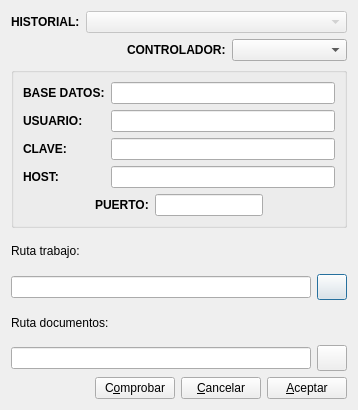
<?xml version="1.0" encoding="UTF-8"?>
<ui version="4.0">
 <author>José Manuel Díez Botella</author>
 <class>conex_rutas</class>
 <widget class="QDialog" name="conex_rutas">
  <property name="geometry">
   <rect>
    <x>0</x>
    <y>0</y>
    <width>358</width>
    <height>410</height>
   </rect>
  </property>
  <property name="windowTitle">
   <string>Conexión con base de datos</string>
  </property>
  <layout class="QVBoxLayout" name="verticalLayout_3">
   <item>
    <layout class="QHBoxLayout">
     <property name="spacing">
      <number>6</number>
     </property>
     <property name="leftMargin">
      <number>0</number>
     </property>
     <property name="topMargin">
      <number>0</number>
     </property>
     <property name="rightMargin">
      <number>0</number>
     </property>
     <property name="bottomMargin">
      <number>0</number>
     </property>
     <item>
      <widget class="QLabel" name="label">
       <property name="font">
        <font>
         <weight>75</weight>
         <bold>true</bold>
        </font>
       </property>
       <property name="text">
        <string>HISTORIAL:</string>
       </property>
      </widget>
     </item>
     <item>
      <widget class="QComboBox" name="bdcomboBox">
       <property name="enabled">
        <bool>false</bool>
       </property>
       <property name="sizePolicy">
        <sizepolicy hsizetype="Expanding" vsizetype="Fixed">
         <horstretch>0</horstretch>
         <verstretch>0</verstretch>
        </sizepolicy>
       </property>
      </widget>
     </item>
    </layout>
   </item>
   <item>
    <layout class="QHBoxLayout">
     <property name="spacing">
      <number>6</number>
     </property>
     <property name="leftMargin">
      <number>0</number>
     </property>
     <property name="topMargin">
      <number>0</number>
     </property>
     <property name="rightMargin">
      <number>0</number>
     </property>
     <property name="bottomMargin">
      <number>0</number>
     </property>
     <item>
      <spacer>
       <property name="orientation">
        <enum>Qt::Horizontal</enum>
       </property>
       <property name="sizeHint" stdset="0">
        <size>
         <width>40</width>
         <height>20</height>
        </size>
       </property>
      </spacer>
     </item>
     <item>
      <widget class="QLabel" name="label_6">
       <property name="font">
        <font>
         <weight>75</weight>
         <bold>true</bold>
        </font>
       </property>
       <property name="text">
        <string>CONTROLADOR:</string>
       </property>
      </widget>
     </item>
     <item>
      <widget class="QComboBox" name="controladorcomboBox">
       <property name="sizePolicy">
        <sizepolicy hsizetype="Expanding" vsizetype="Fixed">
         <horstretch>0</horstretch>
         <verstretch>0</verstretch>
        </sizepolicy>
       </property>
      </widget>
     </item>
    </layout>
   </item>
   <item>
    <widget class="QGroupBox" name="groupBox">
     <property name="title">
      <string/>
     </property>
     <layout class="QVBoxLayout">
      <item>
       <layout class="QGridLayout">
        <item row="0" column="0">
         <widget class="QLabel" name="label_3">
          <property name="font">
           <font>
            <weight>75</weight>
            <bold>true</bold>
           </font>
          </property>
          <property name="text">
           <string>BASE DATOS:</string>
          </property>
         </widget>
        </item>
        <item row="0" column="1">
         <widget class="QLineEdit" name="bdlineEdit"/>
        </item>
        <item row="1" column="0">
         <widget class="QLabel" name="label_2">
          <property name="font">
           <font>
            <weight>75</weight>
            <bold>true</bold>
           </font>
          </property>
          <property name="text">
           <string>USUARIO:</string>
          </property>
         </widget>
        </item>
        <item row="1" column="1">
         <widget class="QLineEdit" name="usuariolineEdit"/>
        </item>
        <item row="2" column="0">
         <widget class="QLabel" name="label_4">
          <property name="font">
           <font>
            <weight>75</weight>
            <bold>true</bold>
           </font>
          </property>
          <property name="text">
           <string>CLAVE:</string>
          </property>
         </widget>
        </item>
        <item row="2" column="1">
         <widget class="QLineEdit" name="clavelineEdit">
          <property name="echoMode">
           <enum>QLineEdit::Password</enum>
          </property>
         </widget>
        </item>
        <item row="3" column="0">
         <widget class="QLabel" name="label_5">
          <property name="font">
           <font>
            <weight>75</weight>
            <bold>true</bold>
           </font>
          </property>
          <property name="text">
           <string>HOST:</string>
          </property>
         </widget>
        </item>
        <item row="3" column="1">
         <widget class="QLineEdit" name="hostlineEdit"/>
        </item>
       </layout>
      </item>
      <item>
       <layout class="QHBoxLayout">
        <item>
         <spacer>
          <property name="orientation">
           <enum>Qt::Horizontal</enum>
          </property>
          <property name="sizeHint" stdset="0">
           <size>
            <width>40</width>
            <height>20</height>
           </size>
          </property>
         </spacer>
        </item>
        <item>
         <widget class="QLabel" name="label_7">
          <property name="font">
           <font>
            <weight>75</weight>
            <bold>true</bold>
           </font>
          </property>
          <property name="text">
           <string>PUERTO:</string>
          </property>
         </widget>
        </item>
        <item>
         <widget class="QLineEdit" name="puertolineEdit"/>
        </item>
        <item>
         <spacer>
          <property name="orientation">
           <enum>Qt::Horizontal</enum>
          </property>
          <property name="sizeHint" stdset="0">
           <size>
            <width>40</width>
            <height>20</height>
           </size>
          </property>
         </spacer>
        </item>
       </layout>
      </item>
     </layout>
    </widget>
   </item>
   <item>
    <layout class="QVBoxLayout" name="verticalLayout_2">
     <item>
      <widget class="QLabel" name="label_8">
       <property name="text">
        <string>Ruta trabajo:</string>
       </property>
      </widget>
     </item>
     <item>
      <layout class="QHBoxLayout" name="horizontalLayout">
       <item>
        <widget class="QLineEdit" name="ruta_trabajo_lineEdit"/>
       </item>
       <item>
        <widget class="QPushButton" name="rutatrabajopushButton">
         <property name="minimumSize">
          <size>
           <width>30</width>
           <height>26</height>
          </size>
         </property>
         <property name="maximumSize">
          <size>
           <width>30</width>
           <height>26</height>
          </size>
         </property>
         <property name="toolTip">
          <string>Cargar fichero documento</string>
         </property>
         <property name="text">
          <string/>
         </property>
         <property name="icon">
          <iconset resource="keme.qrc">
           <normaloff>:/iconos/graf/viewer.xpm</normaloff>:/iconos/graf/viewer.xpm</iconset>
         </property>
        </widget>
       </item>
      </layout>
     </item>
    </layout>
   </item>
   <item>
    <layout class="QVBoxLayout" name="verticalLayout">
     <item>
      <widget class="QLabel" name="label_9">
       <property name="text">
        <string>Ruta documentos:</string>
       </property>
      </widget>
     </item>
     <item>
      <layout class="QHBoxLayout" name="horizontalLayout_2">
       <item>
        <widget class="QLineEdit" name="ruta_docs_lineEdit"/>
       </item>
       <item>
        <widget class="QPushButton" name="rutadocpushButton">
         <property name="minimumSize">
          <size>
           <width>30</width>
           <height>26</height>
          </size>
         </property>
         <property name="maximumSize">
          <size>
           <width>30</width>
           <height>26</height>
          </size>
         </property>
         <property name="toolTip">
          <string>Cargar fichero documento</string>
         </property>
         <property name="text">
          <string/>
         </property>
         <property name="icon">
          <iconset resource="keme.qrc">
           <normaloff>:/iconos/graf/viewer.xpm</normaloff>:/iconos/graf/viewer.xpm</iconset>
         </property>
        </widget>
       </item>
      </layout>
     </item>
    </layout>
   </item>
   <item>
    <layout class="QHBoxLayout">
     <property name="spacing">
      <number>6</number>
     </property>
     <property name="leftMargin">
      <number>0</number>
     </property>
     <property name="topMargin">
      <number>0</number>
     </property>
     <property name="rightMargin">
      <number>0</number>
     </property>
     <property name="bottomMargin">
      <number>0</number>
     </property>
     <item>
      <spacer>
       <property name="orientation">
        <enum>Qt::Horizontal</enum>
       </property>
       <property name="sizeHint" stdset="0">
        <size>
         <width>40</width>
         <height>20</height>
        </size>
       </property>
      </spacer>
     </item>
     <item>
      <widget class="QPushButton" name="compropushButton">
       <property name="text">
        <string>C&amp;omprobar</string>
       </property>
       <property name="icon">
        <iconset resource="keme.qrc">
         <normaloff>:/iconos/graf/check2.png</normaloff>:/iconos/graf/check2.png</iconset>
       </property>
      </widget>
     </item>
     <item>
      <widget class="QPushButton" name="cancelarpushButton">
       <property name="text">
        <string>&amp;Cancelar</string>
       </property>
       <property name="icon">
        <iconset resource="keme.qrc">
         <normaloff>:/iconos/graf/borrar.png</normaloff>:/iconos/graf/borrar.png</iconset>
       </property>
      </widget>
     </item>
     <item>
      <widget class="QPushButton" name="AceptarpushButton">
       <property name="text">
        <string>&amp;Aceptar</string>
       </property>
       <property name="icon">
        <iconset resource="keme.qrc">
         <normaloff>:/iconos/graf/application-exit.png</normaloff>:/iconos/graf/application-exit.png</iconset>
       </property>
      </widget>
     </item>
    </layout>
   </item>
  </layout>
 </widget>
 <tabstops>
  <tabstop>bdcomboBox</tabstop>
  <tabstop>controladorcomboBox</tabstop>
  <tabstop>bdlineEdit</tabstop>
  <tabstop>usuariolineEdit</tabstop>
  <tabstop>clavelineEdit</tabstop>
  <tabstop>hostlineEdit</tabstop>
  <tabstop>puertolineEdit</tabstop>
  <tabstop>compropushButton</tabstop>
  <tabstop>cancelarpushButton</tabstop>
 </tabstops>
 <resources>
  <include location="keme.qrc"/>
 </resources>
 <connections>
  <connection>
   <sender>AceptarpushButton</sender>
   <signal>clicked()</signal>
   <receiver>conex_rutas</receiver>
   <slot>accept()</slot>
   <hints>
    <hint type="sourcelabel">
     <x>150</x>
     <y>355</y>
    </hint>
    <hint type="destinationlabel">
     <x>169</x>
     <y>294</y>
    </hint>
   </hints>
  </connection>
  <connection>
   <sender>cancelarpushButton</sender>
   <signal>clicked()</signal>
   <receiver>conex_rutas</receiver>
   <slot>reject()</slot>
   <hints>
    <hint type="sourcelabel">
     <x>352</x>
     <y>355</y>
    </hint>
    <hint type="destinationlabel">
     <x>322</x>
     <y>307</y>
    </hint>
   </hints>
  </connection>
 </connections>
</ui>
